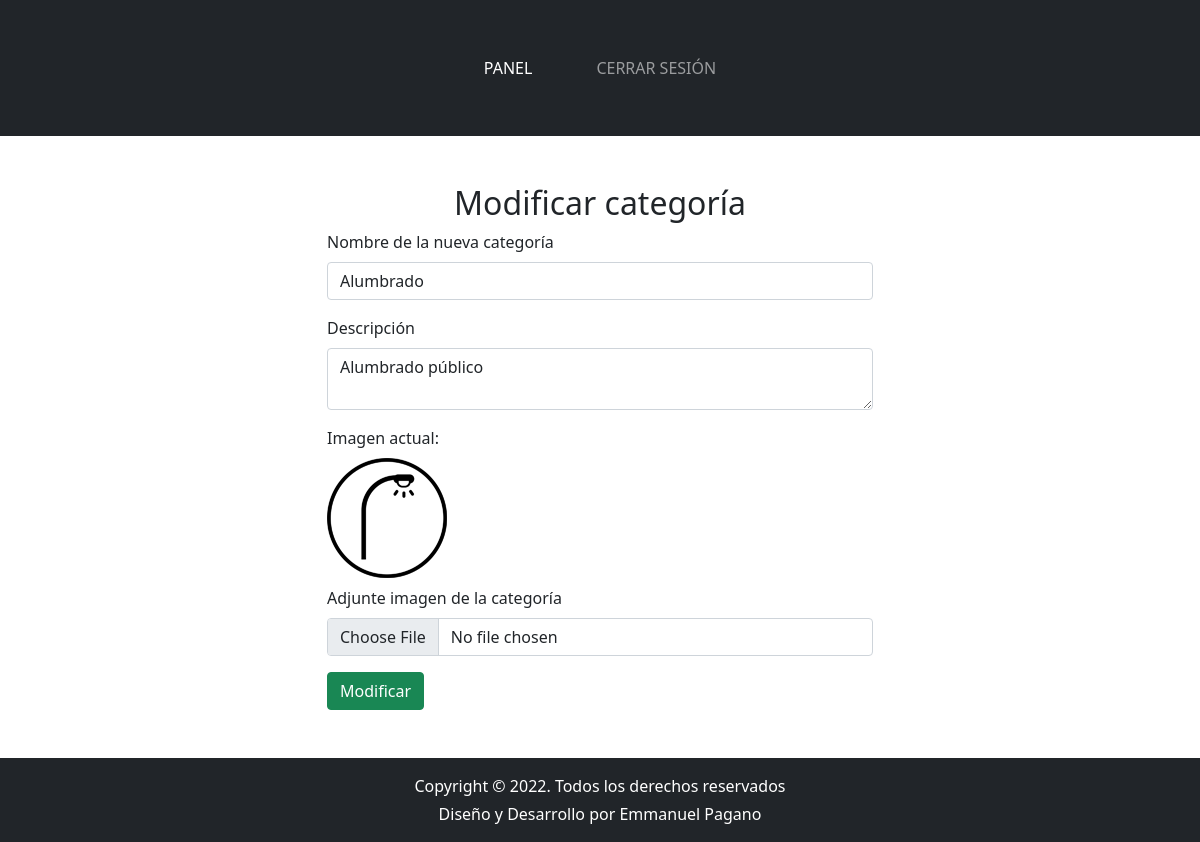
Screenshot of /adm/categorias/modificar-categoria.php?id=1 (signed in) with the database file from the repository.
### tables this page shows
CREATE TABLE `categorias` (
  `idCategoria` int(11) NOT NULL AUTO_INCREMENT,
  `categoria` varchar(250) NOT NULL,
  `descripcion` varchar(300) NOT NULL,
  `imgCategoria` varchar(300) NOT NULL,
  PRIMARY KEY (`idCategoria`)
);

### adm/categorias/modificar-categoria.php (the view, shortened to what this page needs)
<?php
include('../../include/conexion.php');
if(isset($_GET['id'])){
    $idCategoria = $_GET['id'];
    $cmd = $conexion->prepare('SELECT * FROM categorias WHERE idCategoria = :id');
    $cmd->execute(array(':id'=>$idCategoria));
    $categoria = $cmd->fetch();
    $categoriaNombre = $categoria['categoria'];
    $descripcion = $categoria['descripcion'];
    $imgActual = $categoria['imgCategoria'];
}
?>
<?php include('../../include/header-adm.php'); ?>
<section class="seccion-alta py-5">
    <div class="container">
        <h2 class="titulo-seccion text-center">Modificar categoría</h2>
        <div class="row">
            <form action="modificar-categoria.php" method="POST" class="col-md-6 mx-auto" enctype="multipart/form-data">
                <div class="mb-3">
                    <label for="inputCategoria" class="form-label">Nombre de la nueva categoría</label>
                    <input type="text" class="form-control" id="inputCategoria" name="categoria" placeholder="Ej: Deportes" value="<?php echo $categoriaNombre;?>">
                </div>
                <div class="mb-3">
                    <label for="inputDescripcion" class="form-label">Descripción</label>
                    <textarea name="descripcion-categoria" id="descripcionCategoria" class="form-control"><?php echo $descripcion;?></textarea>
                </div>
                <div class="mb-3">
                    <label for="">Imagen actual: </label>
                    <img src="../../img/<?php echo $imgActual;?>" alt="" class="d-block my-2" style="max-width:150px">
                    <label for="imgCategoria" class="form-label">Adjunte imagen de la categoría</label>
                    <input class="form-control" type="file" id="imgCategoria" name="img-categoria">
                </div>
                <button type="submit" class="btn btn-success">
                    Modificar
                </button>
            </form>
        </div>
    </div>
</section>
<?php include('../../include/footer-adm.php'); ?>

### rows the page displays
categorias: categoria "Alumbrado", descripcion-categoria "Alumbrado público", imgCategoria (picture)
